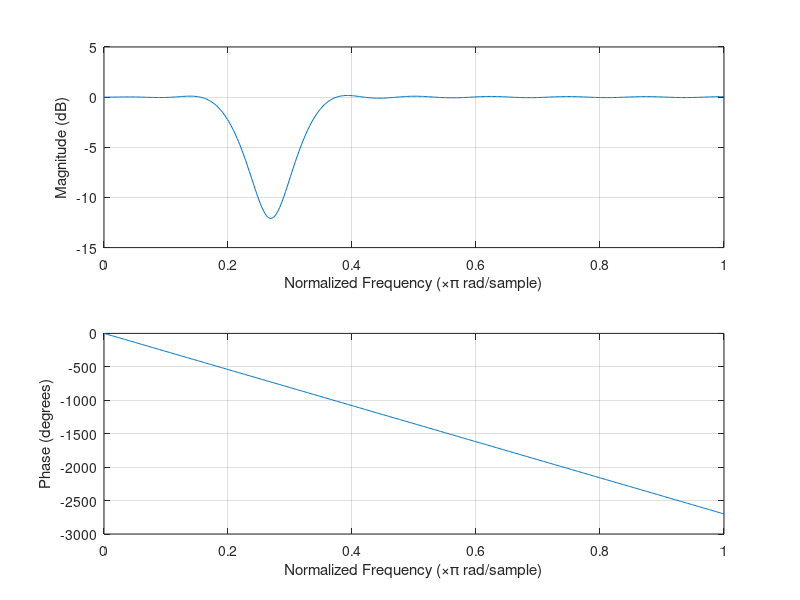
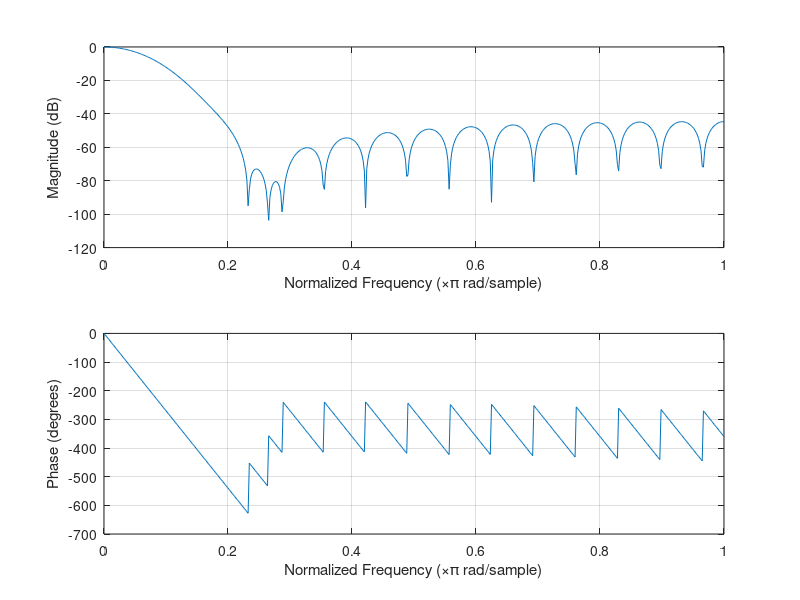
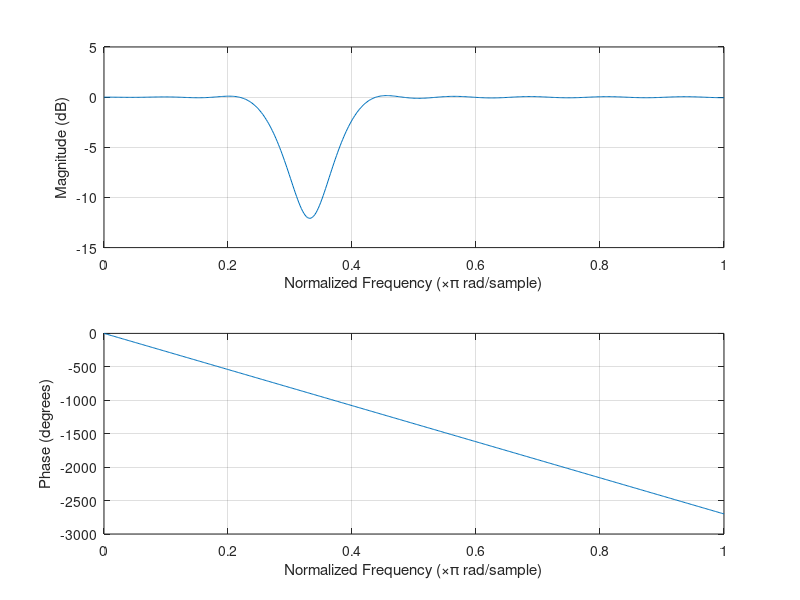
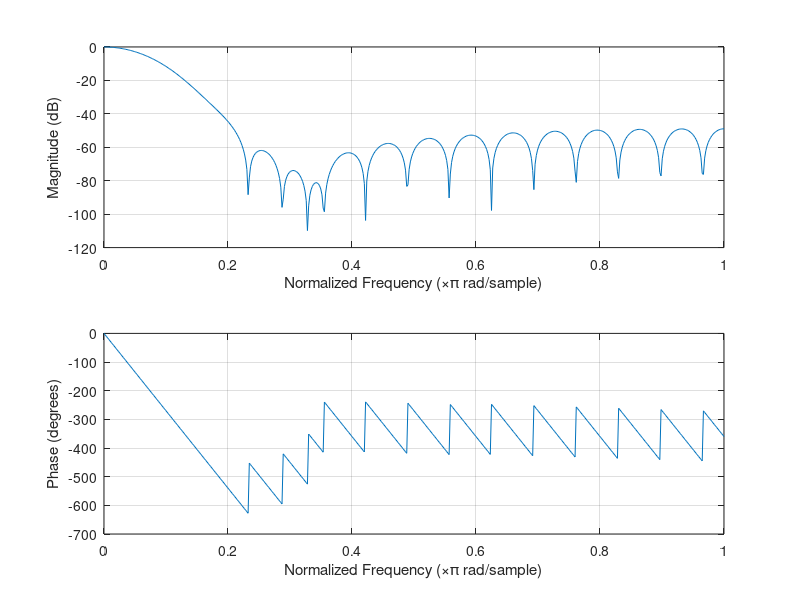

Write MATLAB code to recreate these figures, in order.
% SPDX-FileCopyrightText: 2026 Arntzen Software AS
% SPDX-FileContributor: Hans-Kristian Arntzen
% SPDX-License-Identifier: LGPL-3.0+

% Filter design for parallel-gs NTSC/PAL filtering.
pkg load signal;

% As defined by BT.601.
bt601_rate = 13.5e6;

% The subclock of PS2 seems to be 4x BT.601 rate.
subpixel_rate = 4 * bt601_rate;
subpixel_nyquist = subpixel_rate / 2;

ntsc_subcarrier = 315e6 / 88;
pal_subcarrier = 4.43361875e6;

% Grabbed some sensible values from a paper that discusses a physical NTSC/PAL impl in 1997,
% so it looks plausible that PS2 would ship something similar.
ntsc_luma_bw = 4.2e6;
ntsc_luma_stop = 6.75e6;
ntsc_chroma_bw = 1.3e6;
ntsc_chroma_stop = 2.0e6;

% PAL-B which was used in Norway.
pal_luma_bw = 5e6;
pal_luma_stop = 6.75e6;
pal_chroma_bw = 1.3e6;
pal_chroma_stop = 2.0e6;

% BT.1358 calls for 11.0 MHz until falloff start, but that's for progressive scan which scales everything up.
% These sampling rates assume interlaced video.
% For progressive scan which BT.1358 is defined for, the BT.601 rate of 13.5 MHz is doubled to 27 MHz.
% Chroma is half BW of luma as expected since sampling rate is 4:2:2 pattern.
ypbpr_luma_bw = 5.5e6;
ypbpr_luma_stop = 8e6;
ypbpr_chroma_bw = 2.8e6;
ypbpr_chroma_stop = 4e6;

% First stage of downsampling from 54 MHz to 27 MHz.
% Assume some zero-order hold behavior coming out of the CRTC due to its subclock behavior.
% Most likely it's just holding pixels until the horizontal divider clocks enough times.
% 640 * 4 = 2560
% 512 * 5 = 2560
% 256 * 10 = 2560
% etc ...
% Allow some aliasing to go through to keep filter length reasonable.
% We'll filter that away in the next pass.
ntsc_downsampling_filter = firls(14, [0, ntsc_luma_bw * 1.1, subpixel_nyquist * 0.7, subpixel_nyquist] / subpixel_nyquist, [1 1 0 0]);
pal_downsampling_filter = firls(14, [0, pal_luma_bw * 1.1, subpixel_nyquist * 0.7, subpixel_nyquist] / subpixel_nyquist, [1 1 0 0]);

% Encode filters at 27 MHz. Pure low-pass.
ntsc_luma_lp_encode = firls(30, [0, ntsc_luma_bw, ntsc_luma_stop, bt601_rate] / bt601_rate, [1 1 0 0]);
ntsc_chroma_lp_encode = firls(30, [0, ntsc_chroma_bw, ntsc_chroma_stop, bt601_rate] / bt601_rate, [1 1 0 0]);
pal_luma_lp_encode = firls(30, [0, pal_luma_bw, pal_luma_stop, bt601_rate] / bt601_rate, [1 1 0 0]);
pal_chroma_lp_encode = firls(30, [0, pal_chroma_bw, pal_chroma_stop, bt601_rate] / bt601_rate, [1 1 0 0]);

% Decoding composite is much harder.

% NTSC decode
% Suppress the luma DC which ends up at subcarrier freq after demodulating.
ntsc_chroma_lp_decode = exp(-0.02 * (-14 : 14) .* (-14 : 14));

ntsc_subcarrier_w = ntsc_subcarrier / (2 * bt601_rate);
subcarrier_zero = exp(2 * pi * j * ntsc_subcarrier_w);
subcarrier_notch = real(conv([1, -subcarrier_zero], [1, -conj(subcarrier_zero)]));
subcarrier_notch = subcarrier_notch' / sum(subcarrier_notch);
ntsc_chroma_lp_decode = conv(ntsc_chroma_lp_decode, subcarrier_notch);

% Suppress the carrier when decoding luma. This leads to less detail in luma.

% Declaring vectors in Octave is super annoying. Multi-line is a matrix :(
ntsc_bands = [0, ntsc_subcarrier - 1.3e6, ntsc_subcarrier - 0.1e6, ntsc_subcarrier + 0.1e6, ntsc_subcarrier + 1.3e6, bt601_rate];
ntsc_luma_lp_decode = firls(30, ntsc_bands / bt601_rate, [1, 1, 0.25, 0.25, 1, 1]);

% PAL decode
% Just use different carrier freqs.
pal_chroma_lp_decode = exp(-0.02 * (-14 : 14) .* (-14 : 14));

pal_subcarrier_w = pal_subcarrier / (2 * bt601_rate);
subcarrier_zero = exp(2 * pi * j * pal_subcarrier_w);
subcarrier_notch = real(conv([1, -subcarrier_zero], [1, -conj(subcarrier_zero)]));
subcarrier_notch = subcarrier_notch' / sum(subcarrier_notch);
pal_chroma_lp_decode = conv(pal_chroma_lp_decode, subcarrier_notch);

pal_bands = [0, pal_subcarrier - 1.3e6, pal_subcarrier - 0.1e6, pal_subcarrier + 0.1e6, pal_subcarrier + 1.3e6, bt601_rate];
pal_luma_lp_decode = firls(30, pal_bands / bt601_rate, [1 1 0.25 0.25 1 1]);

ntsc_luma_lp_decode = ntsc_luma_lp_decode / sum(ntsc_luma_lp_decode);
pal_luma_lp_decode = pal_luma_lp_decode / sum(pal_luma_lp_decode);
ntsc_chroma_lp_decode = ntsc_chroma_lp_decode / sum(ntsc_chroma_lp_decode);
pal_chroma_lp_decode = pal_chroma_lp_decode / sum(pal_chroma_lp_decode);

% Normalize the filters so that DC gain is exactly 0.0 dB.
ntsc_downsampling_filter = ntsc_downsampling_filter / sum(ntsc_downsampling_filter);
ntsc_luma_lp_encode = ntsc_luma_lp_encode / sum(ntsc_luma_lp_encode);
ntsc_chroma_lp_encode = ntsc_chroma_lp_encode / sum(ntsc_chroma_lp_encode);
ntsc_luma_lp_decode = ntsc_luma_lp_decode / sum(ntsc_luma_lp_decode);
ntsc_chroma_lp_decode = ntsc_chroma_lp_decode / sum(ntsc_chroma_lp_decode);

% Bandpass filters for Y / C separation.
chroma_bandpass = firls(30, [0, pal_chroma_bw * 0.5, pal_chroma_stop * 0.75, bt601_rate] / bt601_rate, [1 1 0 0])';
chroma_bandpass = chroma_bandpass / sum(chroma_bandpass);
ntsc_chroma_bandpass = 2.0 * chroma_bandpass .* cos((2 * pi * ntsc_subcarrier / (bt601_rate * 2)) * (-15 : 15));
pal_chroma_bandpass = 2.0 * chroma_bandpass .* cos((2 * pi * pal_subcarrier / (bt601_rate * 2)) * (-15 : 15));

%h = figure();
%set(h, 'Name', 'NTSC chroma bandpass filter');
%freqz(ntsc_chroma_bandpass);

%h = figure();
%set(h, 'Name', 'PAL chroma bandpass filter');
%freqz(pal_chroma_bandpass);


pal_downsampling_filter = pal_downsampling_filter / sum(pal_downsampling_filter);
pal_luma_lp_encode = pal_luma_lp_encode / sum(pal_luma_lp_encode);
pal_chroma_lp_encode = pal_chroma_lp_encode / sum(pal_chroma_lp_encode);
pal_luma_lp_decode = pal_luma_lp_decode / sum(pal_luma_lp_decode);
pal_chroma_lp_decode = pal_chroma_lp_decode / sum(pal_chroma_lp_decode);

%h = figure();
%set(h, 'Name', 'NTSC downsample filter');
%freqz(ntsc_downsampling_filter);

%h = figure();
%set(h, 'Name', 'NTSC Y encode filter @ 27 MHz');
%freqz(ntsc_luma_lp_encode);

%h = figure();
%set(h, 'Name', 'NTSC UV encode filter @ 27 MHz');
%freqz(ntsc_chroma_lp_encode);

h = figure();
set(h, 'Name', 'NTSC Y decode filter @ 27 MHz');
freqz(ntsc_luma_lp_decode);

h = figure();
set(h, 'Name', 'NTSC UV decode filter @ 27 MHz');
freqz(ntsc_chroma_lp_decode);

%h = figure();
%set(h, 'Name', 'PAL downsample filter @ 27 MHz');
%freqz(pal_downsampling_filter);

%h = figure();
%set(h, 'Name', 'PAL Y encode filter @ 27 MHz');
%freqz(pal_luma_lp_encode);

%h = figure();
%set(h, 'Name', 'PAL UV encode filter @ 27 MHz');
%freqz(pal_chroma_lp_encode);

h = figure();
set(h, 'Name', 'PAL Y decode filter @ 27 MHz');
freqz(pal_luma_lp_decode);

h = figure();
set(h, 'Name', 'PAL UV decode filter @ 27 MHz');
freqz(pal_chroma_lp_decode);

ypbpr_downsampling_filter = firls(14, [0, ypbpr_luma_bw, subpixel_nyquist * 0.6, subpixel_nyquist] / subpixel_nyquist, [1 1 0 0]);
ypbpr_luma_filter = firls(30, [0, ypbpr_luma_bw, ypbpr_luma_stop, bt601_rate] / bt601_rate, [1 1 0 0]);
ypbpr_chroma_filter = firls(30, [0, ypbpr_chroma_bw, ypbpr_chroma_stop, bt601_rate] / bt601_rate, [1 1 0 0]);

%h = figure();
%set(h, 'Name', 'YPbPr downsample filter');
%freqz(ypbpr_downsampling_filter);

%h = figure();
%set(h, 'Name', 'YPbPr luma filter @ 27 MHz');
%freqz(ypbpr_luma_filter);

%h = figure();
%set(h, 'Name', 'YPbPr chroma filter @ 27 MHz');
%freqz(ypbpr_chroma_filter);


assert(length(ntsc_downsampling_filter) == 15, "Length must be 15");
assert(length(ntsc_luma_lp_encode) == 31, "Length must be 31");
assert(length(ntsc_chroma_lp_encode) == 31, "Length must be 31");
assert(length(ntsc_luma_lp_decode) == 31, "Length must be 31");
assert(length(ntsc_chroma_lp_decode) == 31, "Length must be 31");
assert(length(ntsc_chroma_bandpass) == 31, "Length must be 31");

assert(length(pal_downsampling_filter) == 15, "Length must be 15");
assert(length(pal_luma_lp_encode) == 31, "Length must be 31");
assert(length(pal_chroma_lp_encode) == 31, "Length must be 31");
assert(length(pal_luma_lp_decode) == 31, "Length must be 63");
assert(length(pal_chroma_lp_decode) == 31, "Length must be 31");
assert(length(pal_chroma_bandpass) == 31, "Length must be 31");

assert(length(ypbpr_downsampling_filter) == 15, "Length must be 15");
assert(length(ypbpr_luma_filter) == 31, "Length must be 31");
assert(length(ypbpr_chroma_filter) == 31, "Length must be 31");

printf("// Autogenerated by generate_analog_filters.m\n");
printf("const float DownsamplingKernelNTSC[16] = float[](\n");
printf("    0.0,\n");
printf("    %.10f,\n", ntsc_downsampling_filter(1:14));
printf("    %.10f);\n", ntsc_downsampling_filter(15));
printf("\n");
printf("const float LumaEncodeNTSC[31] = float[](\n");
printf("    %.10f,\n", ntsc_luma_lp_encode(1:30));
printf("    %.10f);\n", ntsc_luma_lp_encode(31));
printf("\n");
printf("const float ChromaEncodeNTSC[31] = float[](\n");
printf("    %.10f,\n", ntsc_chroma_lp_encode(1:30));
printf("    %.10f);\n", ntsc_chroma_lp_encode(31));
printf("\n");
printf("const float LumaDecodeNTSC[31] = float[](\n");
printf("    %.10f,\n", ntsc_luma_lp_decode(1:30));
printf("    %.10f);\n", ntsc_luma_lp_decode(31));
printf("\n");
printf("const float ChromaDecodeNTSC[31] = float[](\n");
printf("    %.10f,\n", ntsc_chroma_lp_decode(1:30));
printf("    %.10f);\n", ntsc_chroma_lp_decode(31));
printf("\n");
printf("const float DownsamplingKernelPAL[16] = float[](\n");
printf("    0.0,\n");
printf("    %.10f,\n", pal_downsampling_filter(1:14));
printf("    %.10f);\n", pal_downsampling_filter(15));
printf("\n");
printf("const float LumaEncodePAL[31] = float[](\n");
printf("    %.10f,\n", pal_luma_lp_encode(1:30));
printf("    %.10f);\n", pal_luma_lp_encode(31));
printf("\n");
printf("const float ChromaEncodePAL[31] = float[](\n");
printf("    %.10f,\n", pal_chroma_lp_encode(1:30));
printf("    %.10f);\n", pal_chroma_lp_encode(31));
printf("\n");
printf("const float LumaDecodePAL[31] = float[](\n");
printf("    %.8f,\n", pal_luma_lp_decode(1:30));
printf("    %.8f);\n", pal_luma_lp_decode(31));
printf("\n");
printf("const float ChromaDecodePAL[31] = float[](\n");
printf("    %.8f,\n", pal_chroma_lp_decode(1:30));
printf("    %.8f);\n", pal_chroma_lp_decode(31));
printf("\n");
printf("const float ChromaBandpassNTSC[31] = float[](\n");
printf("    %.10f,\n", ntsc_chroma_bandpass(1:30));
printf("    %.10f);\n", ntsc_chroma_bandpass(31));
printf("\n");
printf("const float ChromaBandpassPAL[31] = float[](\n");
printf("    %.10f,\n", pal_chroma_bandpass(1:30));
printf("    %.10f);\n", pal_chroma_bandpass(31));
printf("const float DownsamplingKernelYPbPr[16] = float[](\n");
printf("    0.0,\n");
printf("    %.10f,\n", ypbpr_downsampling_filter(1:14));
printf("    %.10f);\n", ypbpr_downsampling_filter(15));
printf("\n");
printf("const float LumaEncodeYPbPr[31] = float[](\n");
printf("    %.10f,\n", ypbpr_luma_filter(1:30));
printf("    %.10f);\n", ypbpr_luma_filter(31));
printf("\n");
printf("const float ChromaEncodeYPbPr[31] = float[](\n");
printf("    %.10f,\n", ypbpr_chroma_filter(1:30));
printf("    %.10f);\n", ypbpr_chroma_filter(31));
printf("\n");

printf("\n");

printf("\n");

printf("////////\n");
